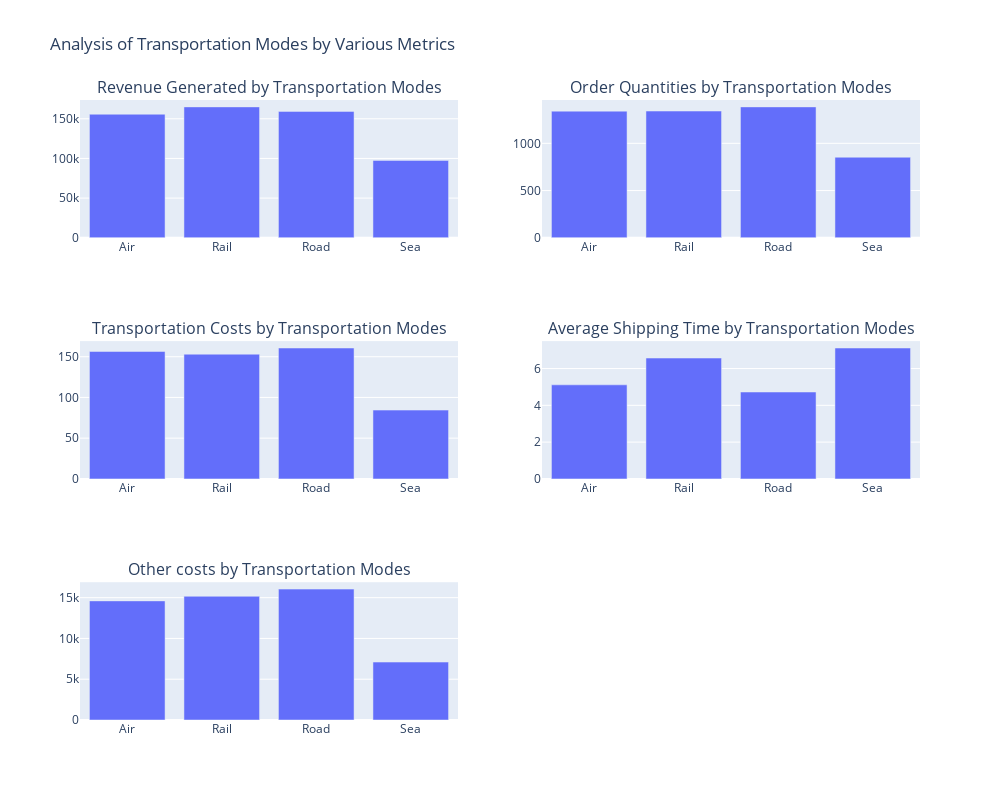

The cell this chart's notebook holds for it:
### Markdown cell above
Transportation modes

### Code cell
fig_revenue4 = px.bar(Transportation["Revenue generated"].sum(), y="Revenue generated", title="Revenue Generated by Transportation Modes")
fig_orders4 = px.bar(Transportation["Order quantities"].sum(), y="Order quantities", title="Order Quantities by Transportation Modes")
fig_costs4 = px.bar(Transportation["Shipping costs"].sum(), y="Shipping costs", title="Transportation Costs by Transportation Modes")
fig_shipping4 = px.bar(Transportation["Shipping times"].mean(), y="Shipping times", title="Average Shipping Time by Transportation Modes")
fig_Costs4=px.bar(Transportation["Costs"].sum(), y="Costs", title="Other costs by Transportation Modes")

fig = make_subplots(
    rows=3, cols=2,
    specs=[[{"type": "bar"}, {"type": "bar"}],
           [{"type": "bar"}, {"type": "bar"}],
           [{"type": "bar"}, None]
          ],
    subplot_titles=[
        "Revenue Generated by Transportation Modes",
        "Order Quantities by Transportation Modes",
        "Transportation Costs by Transportation Modes",
        "Average Shipping Time by Transportation Modes",
        "Other costs by Transportation Modes"
    ]
)

for trace in fig_revenue4.data:
    fig.add_trace(trace, row=1, col=1)
for trace in fig_orders4.data:
    fig.add_trace(trace, row=1, col=2)
for trace in fig_costs4.data:
    fig.add_trace(trace, row=2, col=1)
for trace in fig_shipping4.data:
    fig.add_trace(trace, row=2, col=2)
for trace in fig_Costs4.data:
    fig.add_trace(trace, row=3, col=1)
    
fig.update_layout(
    height=800, width=1000,
    title_text="Analysis of Transportation Modes by Various Metrics",
    showlegend=False
)

fig.show()

### Figure 1 — Plotly figure (JSON) as saved in the notebook; plotly's stock layout.template omitted (floating-point values rounded to 4 significant figures)
{"data": [{"alignmentgroup": "True", "hovertemplate": "Transportation modes=%{x}<br>Revenue generated=%{y}<extra></extra>", "legendgroup": "", "marker": {"color": "#636efa", "pattern": {"shape": ""}}, "name": "", "offsetgroup": "", "orientation": "v", "showlegend": false, "textposition": "auto", "type": "bar", "x": ["Air", "Rail", "Road", "Sea"], "xaxis": "x", "y": [155700.0, 165000.0, 159300.0, 97560.0], "yaxis": "y"}, {"alignmentgroup": "True", "hovertemplate": "Transportation modes=%{x}<br>Order quantities=%{y}<extra></extra>", "legendgroup": "", "marker": {"color": "#636efa", "pattern": {"shape": ""}}, "name": "", "offsetgroup": "", "orientation": "v", "showlegend": false, "textposition": "auto", "type": "bar", "x": ["Air", "Rail", "Road", "Sea"], "xaxis": "x2", "y": [1341, 1342, 1386, 853], "yaxis": "y2"}, {"alignmentgroup": "True", "hovertemplate": "Transportation modes=%{x}<br>Shipping costs=%{y}<extra></extra>", "legendgroup": "", "marker": {"color": "#636efa", "pattern": {"shape": ""}}, "name": "", "offsetgroup": "", "orientation": "v", "showlegend": false, "textposition": "auto", "type": "bar", "x": ["Air", "Rail", "Road", "Sea"], "xaxis": "x3", "y": [156.5, 153.1, 160.7, 84.49], "yaxis": "y3"}, {"alignmentgroup": "True", "hovertemplate": "Transportation modes=%{x}<br>Shipping times=%{y}<extra></extra>", "legendgroup": "", "marker": {"color": "#636efa", "pattern": {"shape": ""}}, "name": "", "offsetgroup": "", "orientation": "v", "showlegend": false, "textposition": "auto", "type": "bar", "x": ["Air", "Rail", "Road", "Sea"], "xaxis": "x4", "y": [5.115, 6.571, 4.724, 7.118], "yaxis": "y4"}, {"alignmentgroup": "True", "hovertemplate": "Transportation modes=%{x}<br>Costs=%{y}<extra></extra>", "legendgroup": "", "marker": {"color": "#636efa", "pattern": {"shape": ""}}, "name": "", "offsetgroup": "", "orientation": "v", "showlegend": false, "textposition": "auto", "type": "bar", "x": ["Air", "Rail", "Road", "Sea"], "xaxis": "x5", "y": [14600.0, 15170.0, 16050.0, 7103.0], "yaxis": "y5"}], "layout": {"annotations": [{"font": {"size": 16}, "showarrow": false, "text": "Revenue Generated by Transportation Modes", "x": 0.225, "xanchor": "center", "xref": "paper", "y": 1, "yanchor": "bottom", "yref": "paper"}, {"font": {"size": 16}, "showarrow": false, "text": "Order Quantities by Transportation Modes", "x": 0.775, "xanchor": "center", "xref": "paper", "y": 1, "yanchor": "bottom", "yref": "paper"}, {"font": {"size": 16}, "showarrow": false, "text": "Transportation Costs by Transportation Modes", "x": 0.225, "xanchor": "center", "xref": "paper", "y": 0.6111, "yanchor": "bottom", "yref": "paper"}, {"font": {"size": 16}, "showarrow": false, "text": "Average Shipping Time by Transportation Modes", "x": 0.775, "xanchor": "center", "xref": "paper", "y": 0.6111, "yanchor": "bottom", "yref": "paper"}, {"font": {"size": 16}, "showarrow": false, "text": "Other costs by Transportation Modes", "x": 0.225, "xanchor": "center", "xref": "paper", "y": 0.2222, "yanchor": "bottom", "yref": "paper"}], "height": 800, "showlegend": false, "title": {"text": "Analysis of Transportation Modes by Various Metrics"}, "width": 1000, "xaxis": {"anchor": "y", "domain": [0, 0.45]}, "xaxis2": {"anchor": "y2", "domain": [0.55, 1]}, "xaxis3": {"anchor": "y3", "domain": [0, 0.45]}, "xaxis4": {"anchor": "y4", "domain": [0.55, 1]}, "xaxis5": {"anchor": "y5", "domain": [0, 0.45]}, "yaxis": {"anchor": "x", "domain": [0.7778, 1]}, "yaxis2": {"anchor": "x2", "domain": [0.7778, 1]}, "yaxis3": {"anchor": "x3", "domain": [0.3889, 0.6111]}, "yaxis4": {"anchor": "x4", "domain": [0.3889, 0.6111]}, "yaxis5": {"anchor": "x5", "domain": [0, 0.2222]}}}
